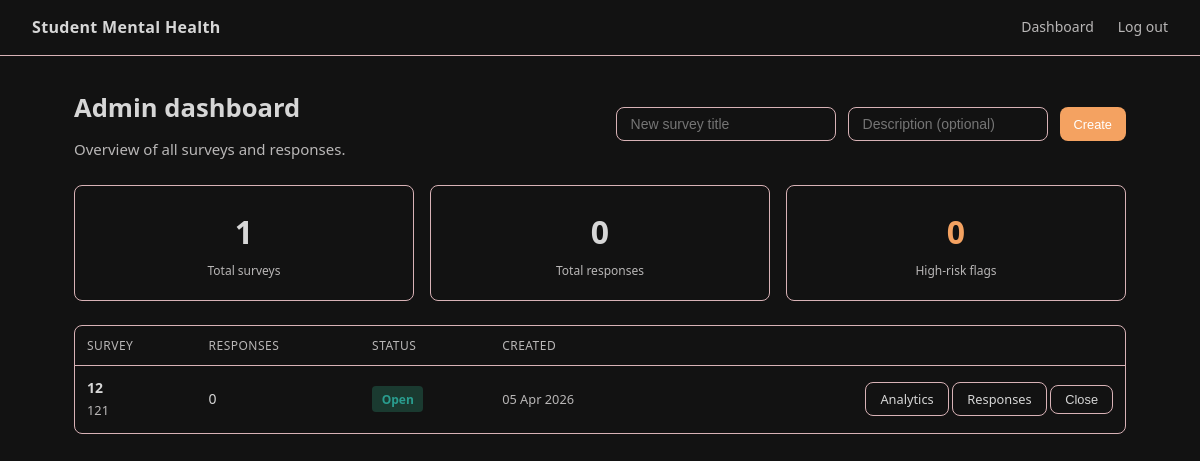
The page /admin-dashboard/ (signed in) on the database as committed earlier.
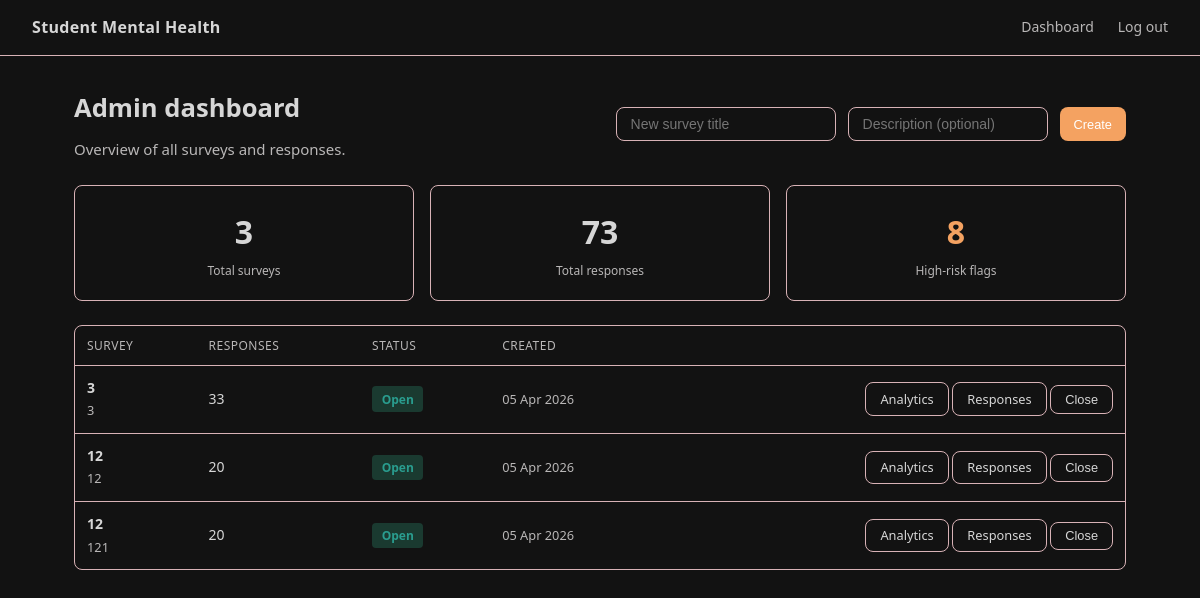
The same page on the database as committed later.
### core/models.py (models this page shows, shortened)
class Survey(models.Model):
    id          = models.CharField(max_length=5, primary_key=True)
    title       = models.CharField(max_length=200)
    description = models.TextField(blank=True)
    is_active   = models.BooleanField(default=True)
    created_at  = models.DateTimeField(auto_now_add=True)
    closed_at   = models.DateTimeField(null=True, blank=True)

### core/views.py (the view)
# urls.py: path("admin-dashboard/",                                   views.admin_dashboard, name="admin_dashboard"),
@login_required
@user_passes_test(_is_admin)
def admin_dashboard(request):
    surveys = Survey.objects.annotate(
        response_count=Count("surveyresponse")
    ).order_by("-created_at")
    context = {
        "surveys":         surveys,
        "total_responses": SurveyResponse.objects.count(),
        "total_high_risk": PredictionResult.objects.filter(risk_level="High").count(),
    }
    return render(request, "admin_dashboard.html", context)

### core/views.py (called while the page is built)
def _is_admin(user) -> bool:
    return user.is_authenticated and user.is_staff

### core/templates/admin_dashboard.html (shortened to what this page needs)
{% extends "base.html" %}
{% block content %}
<div class="container-wide">
    <div class="flex-between" style="margin-bottom:1.5rem;">
        <div>
            <h1>Admin dashboard</h1>
            <p style="margin:0;">Overview of all surveys and responses.</p>
        </div>
        <form method="post" action="{% url 'create_survey' %}" style="display:flex; gap:0.75rem;">
            <input type="text" name="title" placeholder="New survey title" required
                   style="background:var(--card); border:1px solid var(--border); border-radius:var(--radius); color:var(--text); padding:0.5rem 0.875rem; font-size:0.875rem; width:220px;">
            <input type="text" name="desc" placeholder="Description (optional)"
                   style="background:var(--card); border:1px solid var(--border); border-radius:var(--radius); color:var(--text); padding:0.5rem 0.875rem; font-size:0.875rem; width:200px;">
            <button type="submit" class="btn btn-primary btn-sm">Create</button>
        </form>
    </div>
    <div class="stat-row">
        <div class="stat-card">
            <div class="stat-value">{{ surveys.count }}</div>
            <div class="stat-label">Total surveys</div>
        </div>
        <div class="stat-card">
            <div class="stat-value">{{ total_responses }}</div>
            <div class="stat-label">Total responses</div>
        </div>
        <div class="stat-card">
            <div class="stat-value" style="color:var(--accent);">{{ total_high_risk }}</div>
            <div class="stat-label">High-risk flags</div>
        </div>
    </div>
    <div class="card" style="padding:0; overflow:hidden;">
        <table>
            <thead>
                <tr>
                    <th>Survey</th>
                    <th>Responses</th>
                    <th>Status</th>
                    <th>Created</th>
                    <th></th>
                </tr>
            </thead>
            <tbody>
                {% for survey in surveys %}
                <tr>
                    <td>
                        <strong>{{ survey.title }}</strong>
                        {% if survey.description %}
                        <br><span class="text-muted" style="font-size:0.8rem;">{{ survey.description|truncatechars:60 }}</span>
                        {% endif %}
                    </td>
                    <td>{{ survey.response_count }}</td>
                    <td>
                        {% if survey.is_active %}
                            <span class="badge badge-low">Open</span>
                        {% else %}
                            <span class="badge" style="background:var(--card); color:var(--muted);">Closed</span>
                        {% endif %}
                    </td>
                    <td class="text-muted" style="font-size:0.8rem;">{{ survey.created_at|date:"d M Y" }}</td>
                    <td style="text-align:right; white-space:nowrap;">
                        <a href="{% url 'survey_analytics' survey.id %}" class="btn btn-secondary btn-sm">Analytics</a>
                        <a href="{% url 'survey_details' survey.id %}" class="btn btn-secondary btn-sm">Responses</a>
                        <form method="post" action="{% url 'toggle_survey' survey.id %}" style="display:inline;">
                            <button type="submit" class="btn btn-secondary btn-sm">
                                {% if survey.is_active %}Close{% else %}Reopen{% endif %}
                            </button>
                        </form>
                    </td>
                </tr>
                {% empty %}
                <tr><td colspan="5" style="text-align:center; color:var(--muted); padding:2rem;">No surveys yet.</td></tr>
                {% endfor %}
            </tbody>
        </table>
    </div>
</div>
{% endblock %}

Rows that differ between the two databases and show on the page:
added Survey: title "3", description "3", response_count "33", is_active "Open", created_at "05 Apr 2026"
added Survey: title "12", description "12", response_count "20", is_active "Open", created_at "05 Apr 2026"
computed for Survey (number 3 of 3 on the later page): response_count "0" → "20"
Other text that changed with them:
{{ surveys.count }}: "1" → "3"
{{ total_responses }}: "0" → "73"
{{ total_high_risk }}: "0" → "8"
